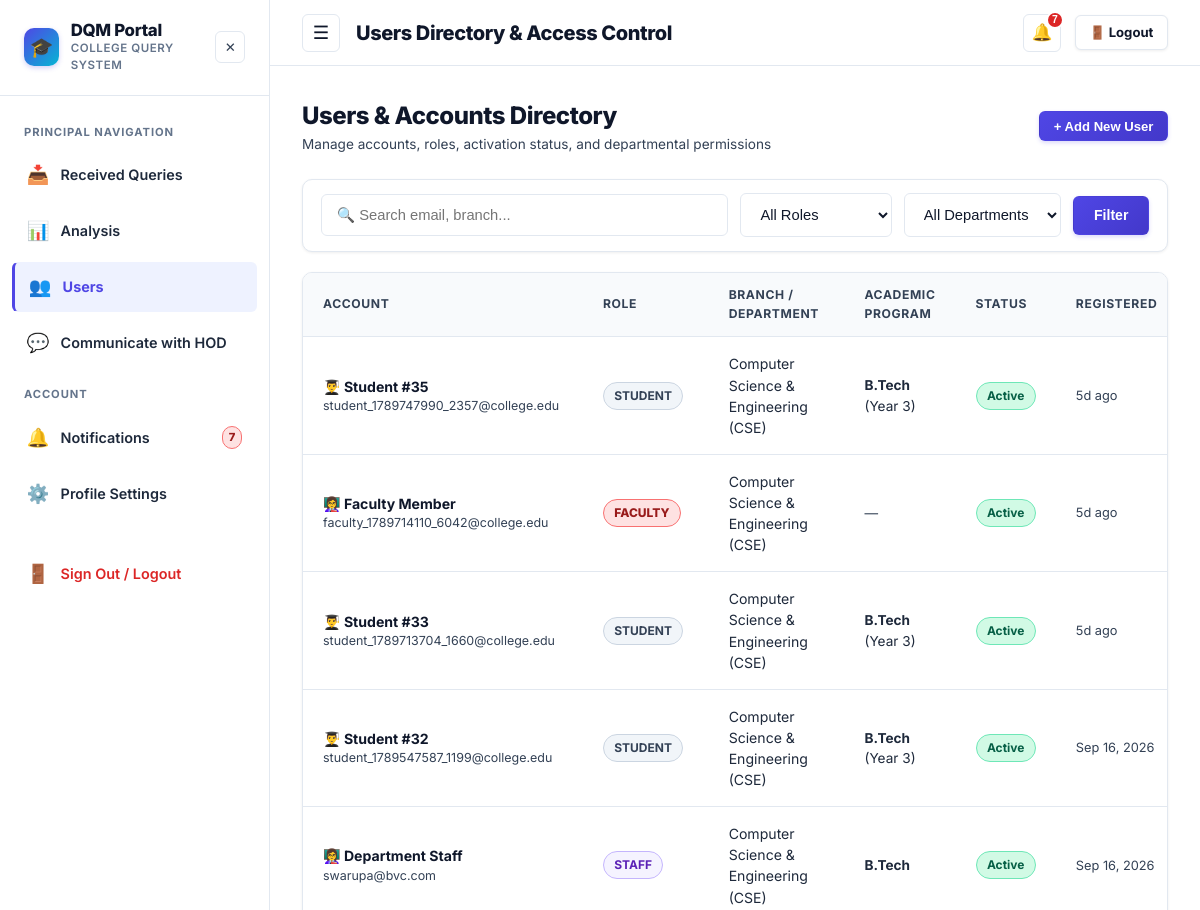
The app's page /admin/users (signed in, upper part), older data.
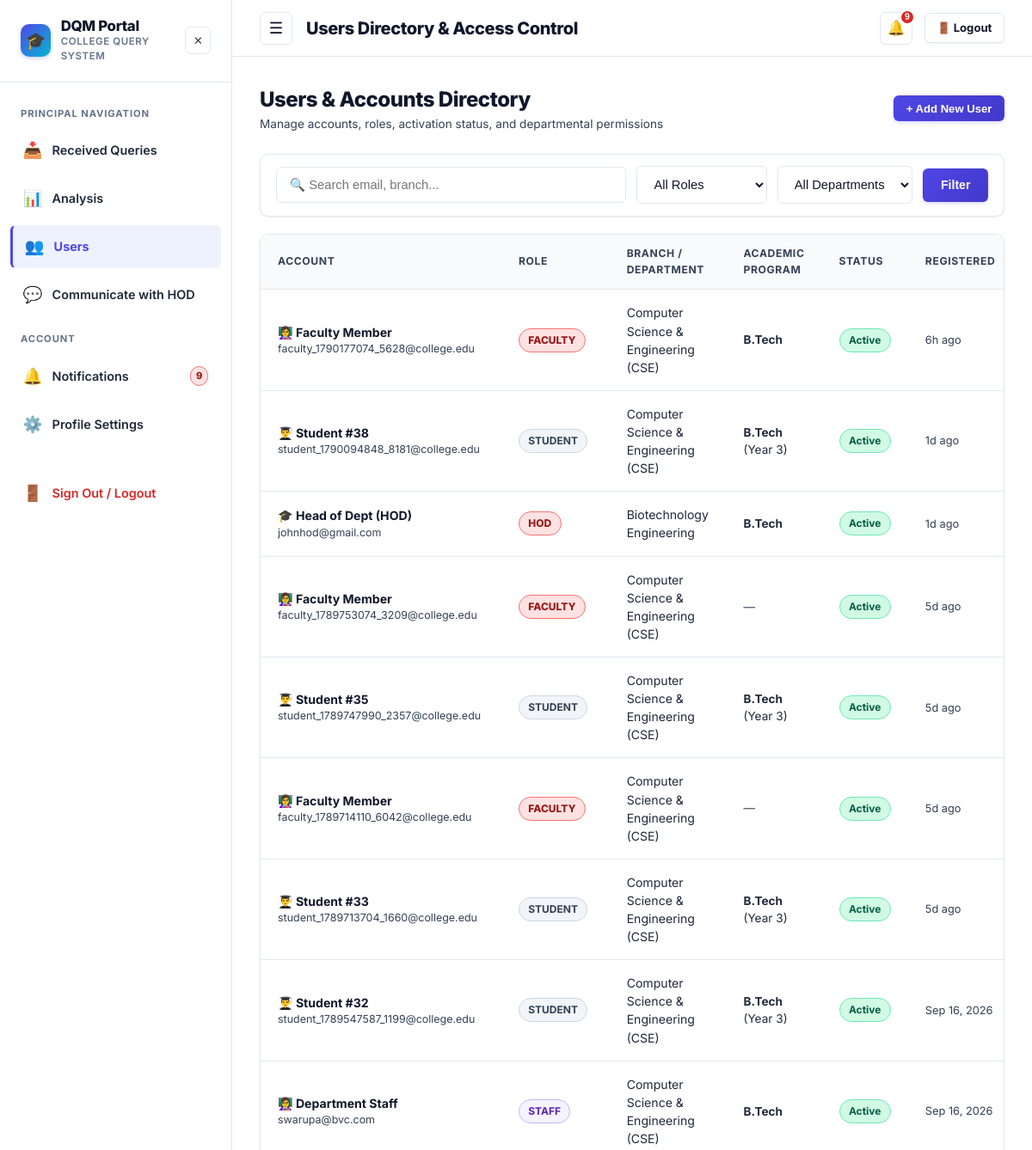
The same page, newer data.
### tables this page shows
CREATE TABLE users (
    id INTEGER PRIMARY KEY AUTOINCREMENT,
    name TEXT DEFAULT 'Anonymous User',
    email TEXT NOT NULL UNIQUE,
    password_hash TEXT NOT NULL,
    role TEXT NOT NULL DEFAULT 'student',
    level TEXT,
    department TEXT,
    course TEXT,
    year INTEGER,
    phone TEXT,
    roll_no TEXT,
    designation TEXT,
    is_active INTEGER DEFAULT 1,
    last_active_at TIMESTAMP DEFAULT CURRENT_TIMESTAMP,
    created_at TIMESTAMP DEFAULT CURRENT_TIMESTAMP
);

### app.py (the view, shortened to what this page needs)
@app.route('/admin/users', methods=['GET', 'POST'])
@login_required
@role_required(['admin', 'principal'])
def admin_users():
    db = get_db()
    role_filter = request.args.get('role', '')
    dept_filter = request.args.get('department', '')
    search = request.args.get('search', '').strip()
    sql = "SELECT * FROM users WHERE 1=1"
    params = []
    if role_filter:
        sql += " AND role = ?"
        params.append(role_filter)
    if dept_filter:
        sql += " AND department = ?"
        params.append(dept_filter)
    if search:
        sql += " AND (name LIKE ? OR email LIKE ? OR roll_no LIKE ?)"
        term = f"%{search}%"
        params.extend([term, term, term])
    sql += " ORDER BY created_at DESC"
    users = db.execute(sql, params).fetchall()
    return render_template(
        'users.html',
        users=users,
        current_role=role_filter,
        current_dept=dept_filter,
        search=search
    )

### app.py (called while the page is built)
@app.before_request
def track_user_activity():
    user = get_current_user()
    if user and user.get('id'):
        uid = user['id']
        if uid not in ONLINE_USERS:
            ONLINE_USERS[uid] = set()
        now_str = datetime.now().strftime('%Y-%m-%d %H:%M:%S')
        try:
            db = get_db()
            db.execute("UPDATE users SET last_active_at = ? WHERE id = ?", (now_str, uid))
            db.commit()
        except Exception:
            pass

def login_required(f):
    @wraps(f)
    def decorated_function(*args, **kwargs):
        user = get_current_user()
        if not user:
            session.clear()
            flash('Please log in to access this page.', 'warning')
            return redirect(url_for('login', next=request.url))
        return f(*args, **kwargs)
    return decorated_function

def get_current_user():
    if 'user_id' in session:
        db = get_db()
        user = db.execute('SELECT * FROM users WHERE id = ?', (session['user_id'],)).fetchone()
        if not user or not user['is_active']:
            session.clear()
            return None
        return dict(user)
    return None

### templates/users.html (shortened to what this page needs)
{% extends 'base.html' %}
{% block page_title %}Users Directory & Access Control{% endblock %}
{% block content %}
<div style="max-width: 1200px; margin: 0 auto;">
  <div style="display: flex; justify-content: space-between; align-items: center; margin-bottom: 1.5rem; flex-wrap: wrap; gap: 1rem;">
    <div>
      <h1 style="font-size: 1.5rem; font-weight: 800; color: var(--text-main); margin: 0;">Users & Accounts Directory</h1>
      <p style="font-size: 0.85rem; color: var(--text-muted); margin: 0;">Manage accounts, roles, activation status, and departmental permissions</p>
    </div>
    <button type="button" class="btn btn-primary btn-sm" onclick="document.getElementById('createUserModal').style.display='block'">
      + Add New User
    </button>
  </div>
  <form method="GET" action="{{ url_for('admin_users') }}" class="filter-bar">
    <div style="flex-grow: 1; min-width: 240px;">
      <input type="text" name="search" class="form-control" placeholder="🔍 Search email, branch..." value="{{ search }}">
    </div>
    <div>
      <select name="role" class="form-control" onchange="this.form.submit()">
        <option value="">All Roles</option>
      </select>
    </div>
    <div>
      <select name="department" class="form-control" onchange="this.form.submit()">
        <option value="">All Departments</option>
      </select>
    </div>
    <button type="submit" class="btn btn-primary">Filter</button>
  </form>
  <div class="table-container">
    <table class="table">
      <thead>
        <tr>
          <th>Account</th>
          <th>Role</th>
          <th>Branch / Department</th>
          <th>Academic Program</th>
          <th>Status</th>
          <th>Registered</th>
        </tr>
      </thead>
      <tbody>
        {% if users %}
          {% for u in users %}
          <tr>
            <td>
              <div style="font-weight: 700; color: var(--text-main);">
                {% if u.role == 'student' %}👨‍🎓 Student #{{ u.id }}
                {% elif u.role == 'office_staff' %}💼 Office Staff
                {% elif u.role == 'staff' %}👩‍🏫 Department Staff
                {% elif u.role == 'hod' %}🎓 Head of Dept (HOD)
                {% elif u.role == 'ao' %}🏢 Administrative Officer
                {% elif u.role == 'principal' %}🏛️ Principal
                {% elif u.role == 'faculty' %}👩‍🏫 Faculty Member
                {% else %}⚡ Administrator{% endif %}
              </div>
              <div style="font-size: 0.78rem; color: var(--text-muted);">{{ u.email }}</div>
            </td>
            <td>
              <span class="badge badge-sm {% if u.role == 'student' %}badge-low{% elif u.role in ['staff', 'office_staff'] %}badge-status-assigned{% elif u.role == 'hod' %}badge-urgent{% elif u.role in ['ao', 'principal'] %}badge-medium{% else %}badge-urgent{% endif %}">
                {{ u.role | replace('_', ' ') | upper }}
              </span>
            </td>
            <td>{{ u.department or 'General Campus' }}</td>
            <td style="font-size: 0.85rem;">
              {% if u.course %}
                <strong>{{ u.course }}</strong> {% if u.year %}(Year {{ u.year }}){% endif %}
              {% else %}
                <span style="color: var(--text-muted);">—</span>
              {% endif %}
            </td>
            <td>
              {% if u.is_active %}
                <span class="badge badge-status-resolved">Active</span>
              {% else %}
                <span class="badge badge-status-reopened">Deactivated</span>
              {% endif %}
            </td>
            <td style="font-size: 0.8rem; color: var(--text-muted);">{{ u.created_at | timeago }}</td>
          </tr>
          {% endfor %}
        {% else %}
          <tr>
            <td colspan="7" style="text-align: center; padding: 2rem; color: var(--text-muted);">
              No users matching this search or filter criteria.
            </td>
          </tr>
        {% endif %}
      </tbody>
    </table>
  </div>
</div>
{% endblock %}

Row changes from the older to the newer data that the page shows:
added users: shows "👩‍🏫 Faculty Member", email "faculty_1790177074_5628@college.edu", role "FACULTY", department "Computer Science & Engineering (CSE)", course "B.Tech", is_active "Active", created_at "6h ago"
added users: id "38", email "student_1790094848_8181@college.edu", role "STUDENT", department "Computer Science & Engineering (CSE)", course "B.Tech", year "3", is_active "Active", created_at "1d ago"
added users: shows "🎓 Head of Dept (HOD)", email "johnhod@gmail.com", role "HOD", department "Biotechnology Engineering", course "B.Tech", is_active "Active", created_at "1d ago"
added users: shows "👩‍🏫 Faculty Member", email "faculty_1789753074_3209@college.edu", role "FACULTY", department "Computer Science & Engineering (CSE)", is_active "Active", created_at "5d ago"
Text that changed along with them:
{{ unread_notifications_count }}: "7" → "9"
